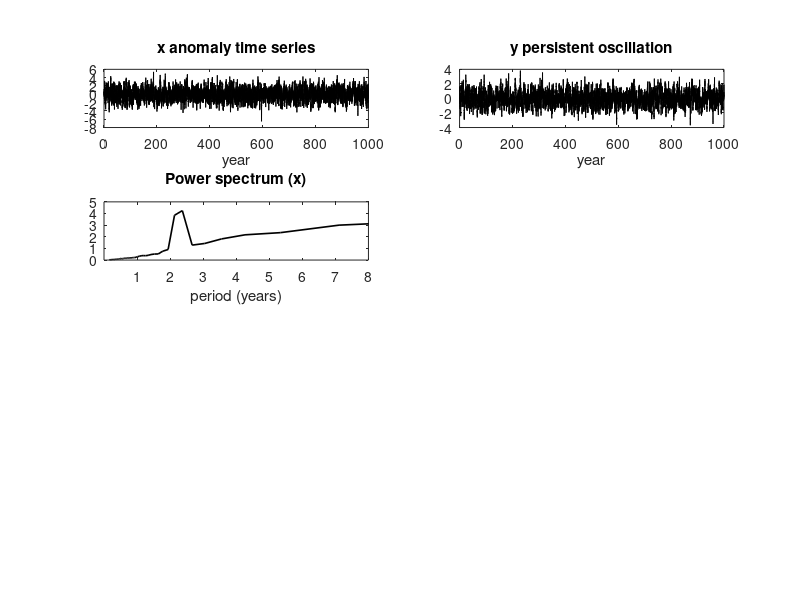

MATLAB code for this plot: (Note: this script raises an error after producing the figure.)
clear; close all; clc

%% =========================================================
% PARAMETERS
%% =========================================================

nyear = 1000;
nmon  = nyear*12;
t     = (1:nmon)';

lag = 21;

%% =========================================================
% Y : persistent slow oscillation
%% =========================================================

phi = 0.90;
Aosc = 0.15;
period_y = 27;

y = zeros(nmon,1);

for k = 2:nmon

    osc = Aosc*sin(2*pi*k/period_y);

    y(k) = phi*y(k-1) + osc + 0.4*randn;

end

y = y - mean(y);

%% =========================================================
% X : dynamically driven by lagged y
%% =========================================================

ax = 0.4;     % persistence in x
b  = 0.8;     % coupling strength

x = zeros(nmon,1);

for k = 2:nmon

    if k > lag
        forcing = b*y(k-lag);
    else
        forcing = 0;
    end

    x(k) = ax*x(k-1) + forcing + 0.6*randn;

end

x = x - mean(x);

%% =========================================================
% POWER SPECTRUM
%% =========================================================

[pxx,f] = pwelch(x,[],[],[],12);
[pyy,~] = pwelch(y,[],[],[],12);

period_year = 1./f;
period_year(1) = NaN;

%% =========================================================
% LEAD-LAG CORRELATION
%% =========================================================

maxlag = 60;

acf_x  = xcorr(x,maxlag,'coeff');
ccf_xy = xcorr(y,x,maxlag,'coeff');  % y leads x

lags = -maxlag:maxlag;

%% =========================================================
% LIM
%% =========================================================

x1 = x(1:end-1);
x2 = x(2:end);
A1 = (x1'*x2)/(x1'*x1);

X = [x y];

X1 = X(1:end-1,:);
X2 = X(2:end,:);

A2 = (X1'*X1)\(X1'*X2);

%% =========================================================
% FORECAST SKILL (multiple initial times)
%% =========================================================

maxlead = 48;

init_step = 1;
init_idx = 1:init_step:(nmon-maxlead);

ninit = length(init_idx);

skill1 = zeros(maxlead+1,1);
skill2 = zeros(maxlead+1,1);

for L = 0:maxlead

    pred1 = zeros(ninit,1);
    pred2 = zeros(ninit,1);
    truth = zeros(ninit,1);

    for i = 1:ninit

        t0 = init_idx(i);

        truth(i) = x(t0+L);

        pred1(i) = A1^L * x(t0);

        pred_state = A2^L * [x(t0); y(t0)];
        pred2(i) = pred_state(1);

    end

    skill1(L+1) = corr(pred1,truth);
    skill2(L+1) = corr(pred2,truth);

end

lead = 0:maxlead;

%% =========================================================
% PLOT
%% =========================================================

figure('position',[100 100 1200 900])

subplot(4,2,1)
plot(t/12,x,'k')
title('x anomaly time series')
xlabel('year')

subplot(4,2,2)
plot(t/12,y,'k')
title('y persistent oscillation')
xlabel('year')

subplot(4,2,3)
plot(period_year,pxx,'k','linewidth',1.2)
xlim([0 8])
set(gca,'xtick',1:1:8)
xlabel('period (years)')
title('Power spectrum (x)')
xline(2-1/4,'r--')

subplot(4,2,4)
plot(period_year,pyy,'k','linewidth',1.2)
xlim([0 8])
set(gca,'xtick',1:1:8)
xlabel('period (years)')
title('Power spectrum (y)')
xline(2-1/4,'r--')

subplot(4,2,5)
plot(lags,acf_x,'k')
title('Lead-lag corr (x vs x)')
xlabel('lag (months)')
ylim([-1 1])
xline(-21,'r--')

subplot(4,2,6)
plot(lags,ccf_xy,'k')
title('Lead-lag corr (y leads x)')
xlabel('lag (months)')
ylim([-1 1])
xline(-21,'r--')

subplot(4,2,7)
plot(lead,skill1,'k','linewidth',1.5)
title('LIM skill (x → x)')
xlabel('lead (months)')
ylim([-0.5 1])
xline(21,'r--')

subplot(4,2,8)
plot(lead,skill2,'k','linewidth',1.5)
title('LIM skill (x,y → x)')
xlabel('lead (months)')
ylim([-0.5 1])
xline(21,'r--')
